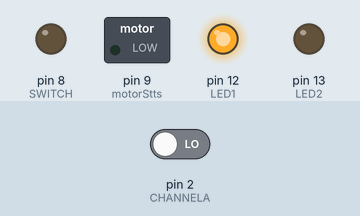
Recording of a sketch running on a simulated Arduino Uno, built with avr-gcc and run on an emulated ATmega328P. Parts: switched loads named in the sketch (green lamp = pin HIGH), output pins drawn as LEDs (lit = HIGH). The inputs (shaded band) are chosen by the test bench; at power-on: pin 2 (CHANNELA) LOW.

Above: at 0.1 s.
Timing chart, 0 to 1.6 s (numbered marks = the images above):
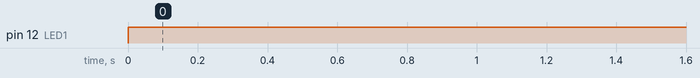

Measured:
- by itself, pin 12 (LED1): LOW → HIGH at 0.00 s

The sketch:

CooleringController.ino
```cpp
#define LED1 12
#define LED2 13
#define MOTOR 7
#define CHANNELA 2
#define SWITCH 8

const int motorStts = 9;

volatile int pulseCount = 0;
volatile byte state = LOW;

void countPulse(){
	pulseCount++;
}

void motor(){
	state = !state;
}

bool motorStatus(){
  noInterrupts();
  int pulses = pulseCount;
  pulseCount = 0;
  interrupts();

  if(pulses>=20){
    return true;
  }
    return false;
}

bool changeMotorStatus(){
  noInterrupts();
  bool statusMotor = state;
  interrupts();

  return statusMotor;
}


void setup()
{
  pinMode(LED1, OUTPUT);
  pinMode(LED2, OUTPUT);
  pinMode(motorStts, OUTPUT);
  pinMode(SWITCH, OUTPUT);

  pinMode(MOTOR, INPUT);
  attachInterrupt(digitalPinToInterrupt(MOTOR),motor, CHANGE);

  pinMode(CHANNELA, INPUT);
  attachInterrupt(digitalPinToInterrupt(CHANNELA),countPulse, RISING);

}


void loop()
{
  bool motorOn = changeMotorStatus();
  bool motorState = motorStatus();
  if((motorOn == true) & (motorState == true)){
  	digitalWrite(SWITCH, HIGH);
    digitalWrite(motorStts, HIGH);
    digitalWrite(LED2, HIGH);
    digitalWrite(LED1, LOW);
  }
  else{
  	digitalWrite(LED1, HIGH);
    digitalWrite(LED2, LOW);
    digitalWrite(motorStts, LOW);
    digitalWrite(SWITCH, LOW);
  }
}
```
